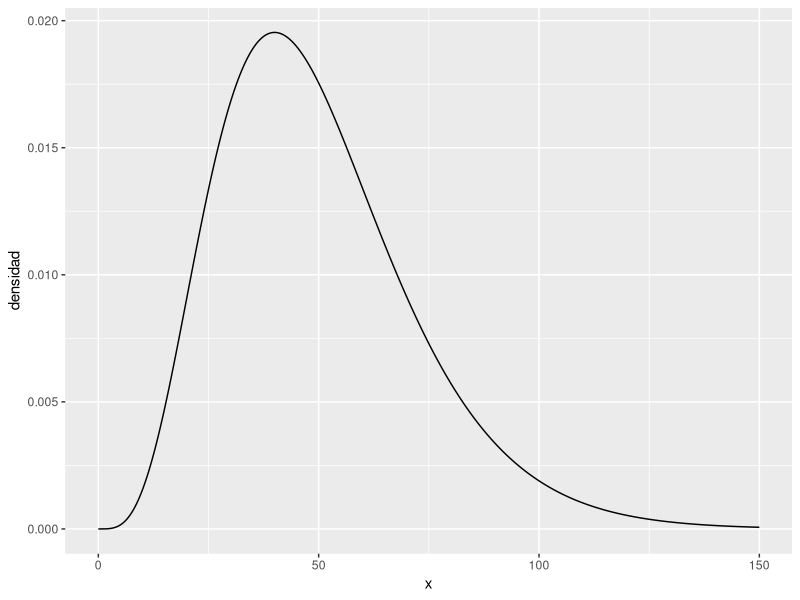
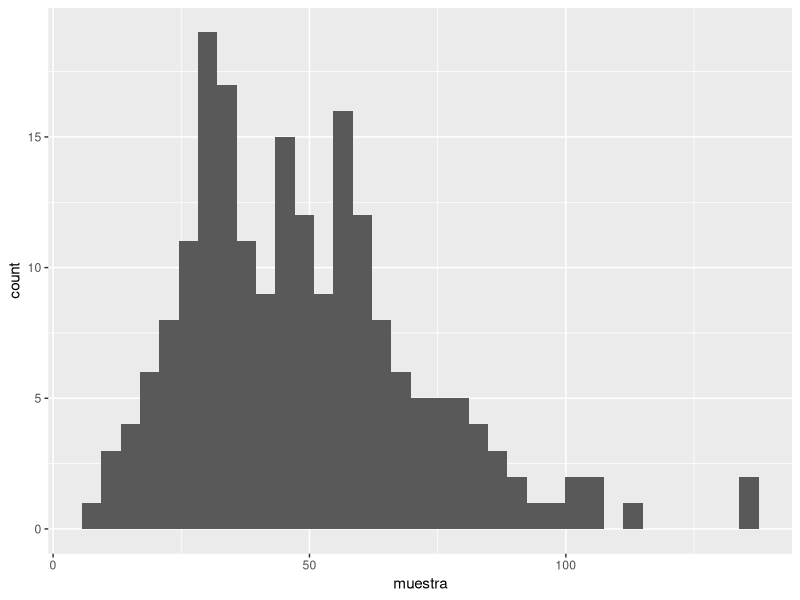
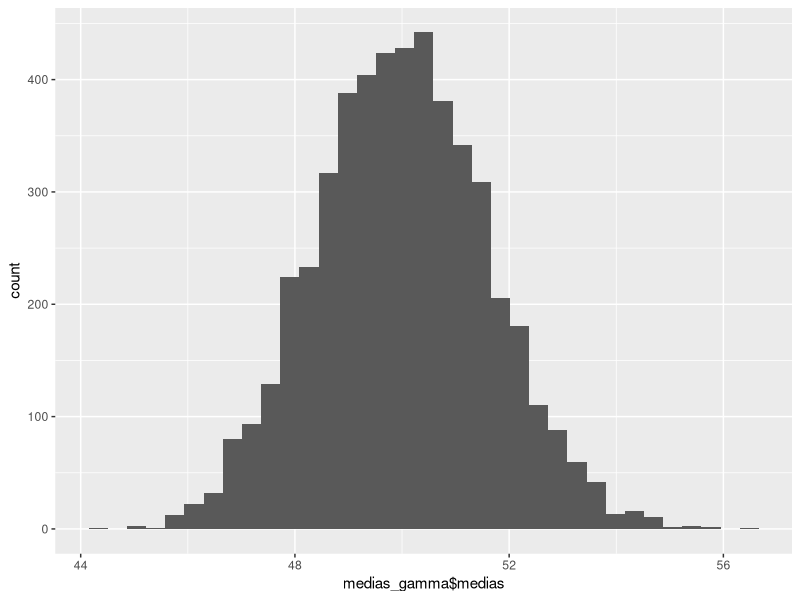
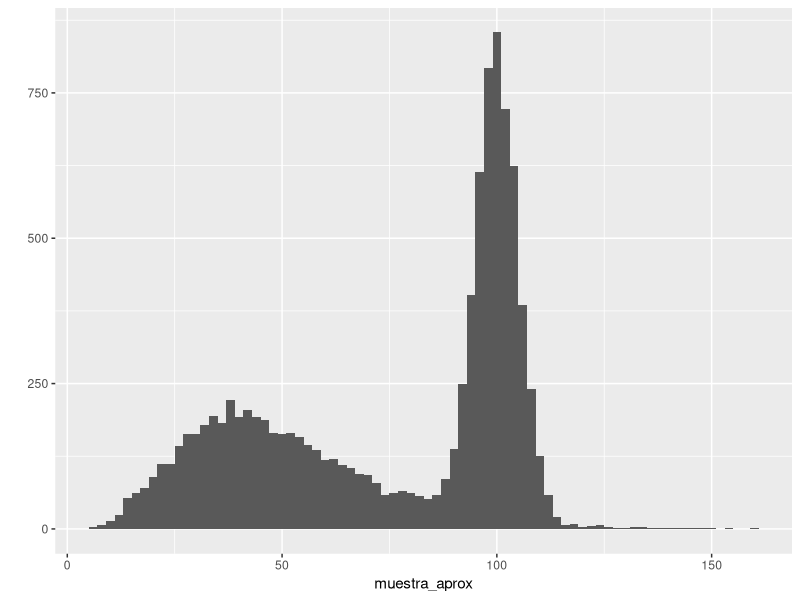
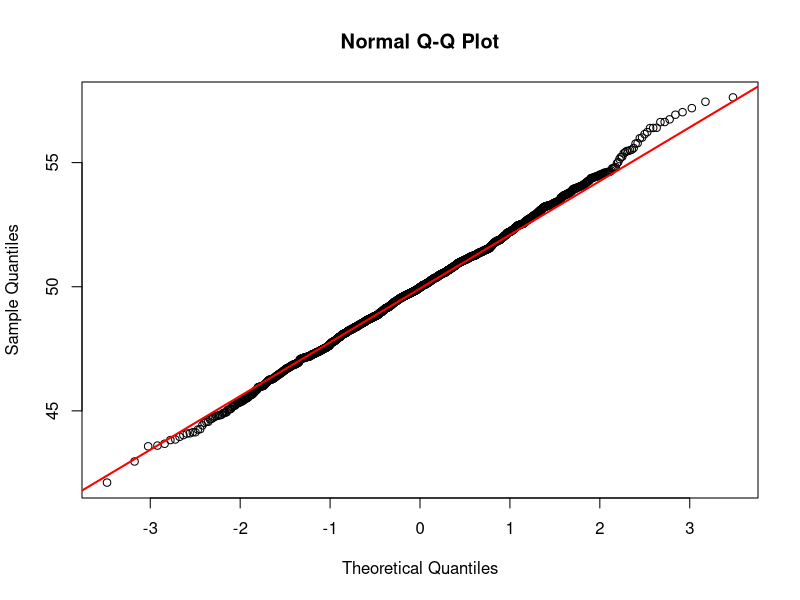
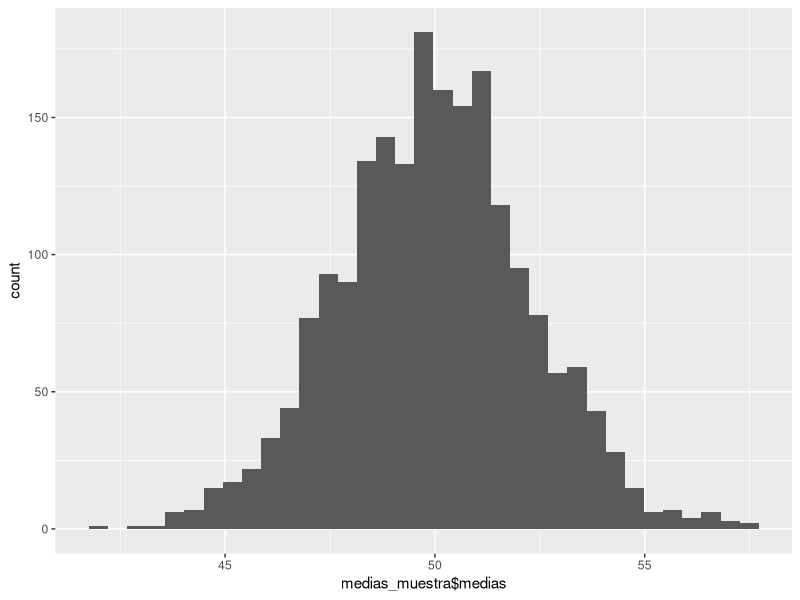
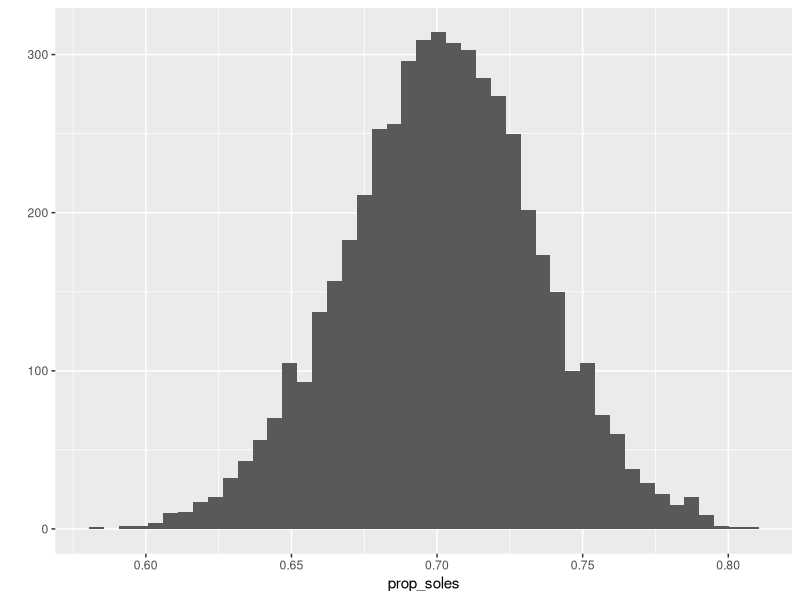
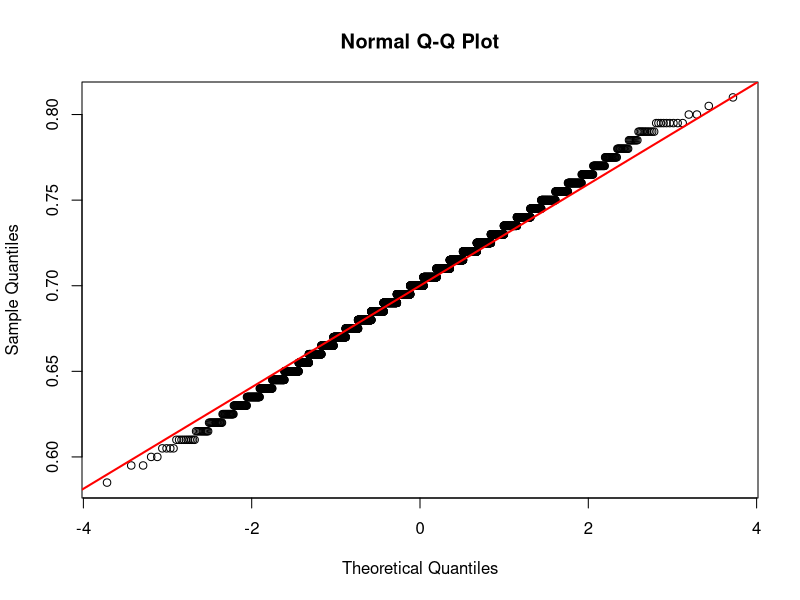

The R source for these figures, in order:
## ---- chunk 1
library(tidyverse)
library(patchwork)

## ---- chunk 2
x <- seq(0, 150, 0.01)
tibble(x = x) %>% 
  mutate(densidad = dgamma(x, 5, 0.1)) %>% 
  ggplot(aes(x = x, y = densidad)) + geom_line()

## ---- chunk 3
set.seed(232)
n <- 200
muestra <- rgamma(n, 5, 0.1)

## ---- chunk 4
ggplot() + geom_histogram(aes(muestra), bins = 35)
## ---- chunk 5
medias <- map_dbl(1:5000,  ~ mean(rgamma(n, 5, 0.1)))
medias_gamma <- tibble(medias = medias)
## ---- chunk 6

ggplot() + geom_histogram(aes(medias_gamma$medias), bins = 35)

## ---- chunk 7
muestrear_pob <- function(n){
  u <- runif(n) # número aleatorio
  map_dbl(u, ~ ifelse(.x < 1/2, rgamma(1, 5, 0.1), rnorm(1, 100, 5)))
}

## ---- chunk 8
muestra_aprox <- muestrear_pob(10000)
qplot(muestra_aprox, binwidth = 2)


## ---- chunk 9
medias <- map_dbl(1:2000,  ~ mean(rgamma(100, 5, 0.1))) 
medias_muestra <- tibble(medias = medias)

## ---- chunk 10

qqnorm(medias, pch = 1)
qqline(medias,col = "red", lwd = 2) 
g_histograma <- ggplot() + geom_histogram(aes(medias_muestra$medias), bins = 35)

g_histograma

## ---- chunk 11
set.seed(1212)
n_volados <- 200
muestra <- rbinom(n_volados, 1, prob = 0.7)
head(muestra)

## ---- chunk 12
mean(muestra)

## ---- chunk 13
prop_soles <- map_dbl(1:5000,  ~ mean(rbinom(n_volados, 1, prob = 0.7)))
prop_soles_tbl <- tibble(prop_soles = prop_soles)

## ---- chunk 14
qplot(prop_soles, bins = 45)
qqnorm(prop_soles) 
qqline(prop_soles, col = "red", lwd = 2) 

## ---- chunk 15
enlace <- read_csv("enlace_15.csv")

set.seed(2020)

muestra_1000 <- sample_n(enlace, 1000, replace = TRUE) %>% select(esp_3)
mean(muestra_1000$esp_3)

## ---- chunk 16

media_muestra <- map_dbl(1:5000, ~ muestra_1000 %>% 
  sample_n(100, replace = TRUE) %>% 
  summarise(media_califs = mean(esp_3)) %>% 
  pull(media_califs))

ee <- sd(media_muestra)

## ---- chunk 17

set.seed(2020)

muestra_100_3 <- sample_n(enlace, 100, replace = TRUE) %>% select(esp_3)
muestra_100_6 <- sample_n(enlace, 100, replace = TRUE) %>% select(esp_6)
mean(muestra_100_3$esp_3)
mean(muestra_100_6$esp_6)

cor(muestra_100_3, muestra_100_6)


